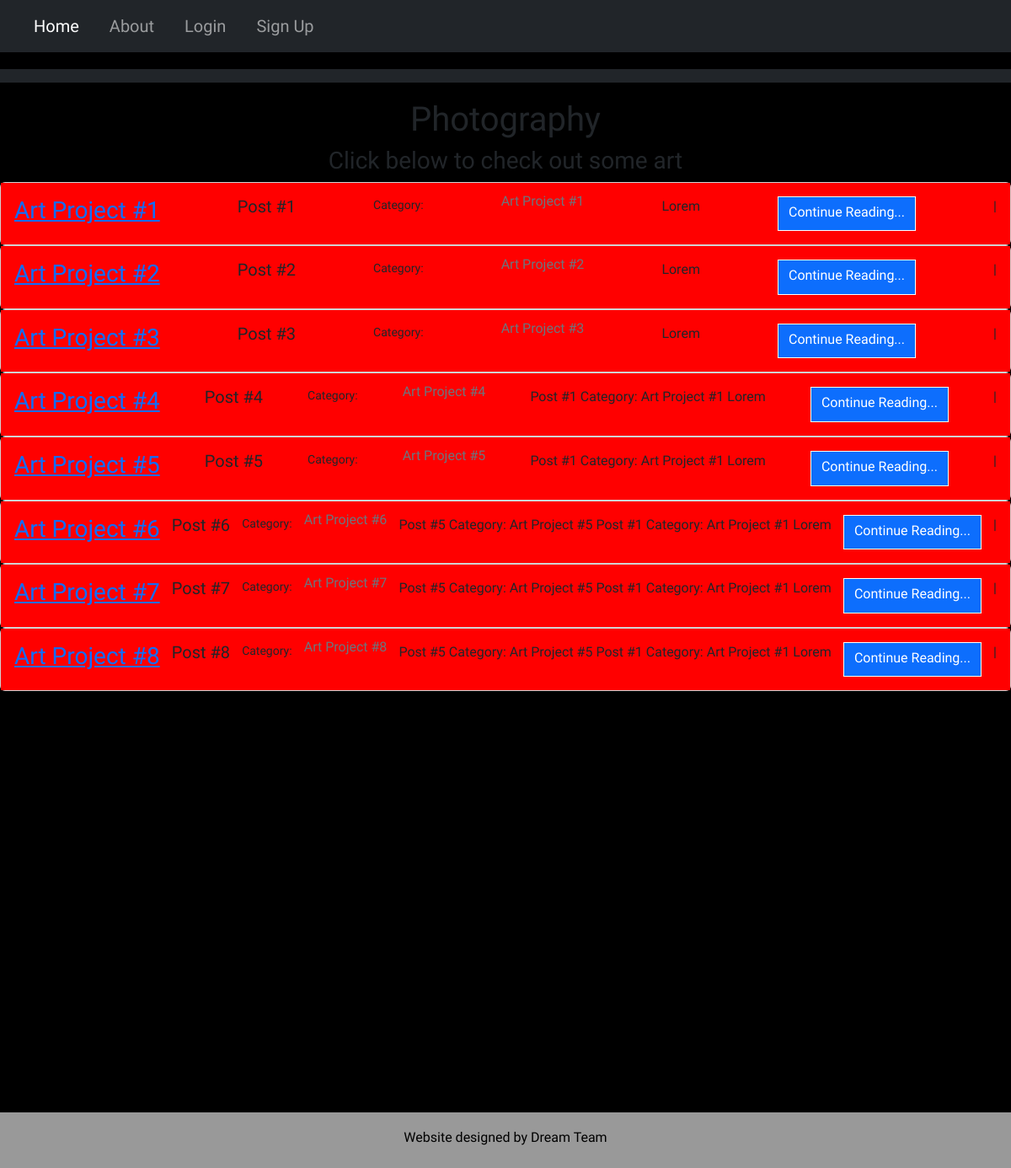
/posts/, run on the app's committed database.
### posts/models.py (models this page shows, shortened)
class Post(models.Model):
    title = models.CharField(max_length=128)
    text = models.TextField()

### posts/views.py (the view)
# urls.py: path('', PostListView.as_view(), name='blog'),
class PostListView(ListView):
    template_name = "posts/list.html"
    model = Post

### templates/posts/list.html (shortened to what this page needs)
{% extends 'base.html' %}
{% load static %}
{% block content %}
<body>
    <nav class="navbar navbar-expand-lg navbar-dark bg-dark">
    </nav>
    <h1>Photography</h1>
    <h3>Click below to check out some art</h3>
    {% for post in post_list %}
    <div class="card">
        <div class="card-body profile">
            <h3>
                <a href="{% url 'post_detail' post.id %}">{{ post.title }}</a>
            </h3>
            <h5 class="card-title">Post #{{ post.id }}</h5>
            <small>Category: {{ post.theme }}</small>
            <h6 class="card-subtitle mb-2 text-muted">{{ post.title }}</h6>
            <p class="card-text">{{ post.text|truncatechars:512 }}</p>
            <a href="{% url 'post_detail' post.id %}" class="btn btn-primary">Continue Reading...</a> |
        </div>
    </div>
    {% endfor %}
    {% endblock content %}

### static/CSS/main.css (style rules this page uses)
body { text-align: center; margin: 0; min-height: 500px; font-family: 'Special Elite', cursive; background: black url(https://images.pexels.com/photos/7538746/pexels-photo-7538746.jpeg?auto=compress&cs=tinysrgb&w=1260&h=750&dpr=1) repeat local 0 0; }
nav { margin-bottom: 20px; }
.navbar { background-color: black; font-size: 20px; }

### static/CSS/homepage.css (style rules this page uses)
.btn { border-radius: 0; border: 1px solid white; color: white; }

### static/CSS/photography.css (style rules this page uses)
.profile { display: flex; justify-content: space-between; flex-wrap: wrap; flex: 0 1 24%; background-color: red; }

### data on the page
Post: title "Art Project #1", id "1", text "Lorem"
Post: title "Art Project #2", id "2", text "Lorem"
Post: title "Art Project #3", id "3", text "Lorem"
Post: title "Art Project #4", id "4", text "Post #1 Category: Art Project #1 Lorem"
Post: title "Art Project #5", id "5", text "Post #1 Category: Art Project #1 Lorem"
Post: title "Art Project #6", id "6", text "Post #5 Category: Art Project #5 Post #1 Category: Art Project #1 Lorem"
Post: title "Art Project #7", id "7", text "Post #5 Category: Art Project #5 Post #1 Category: Art Project #1 Lorem"
Post: title "Art Project #8", id "8", text "Post #5 Category: Art Project #5 Post #1 Category: Art Project #1 Lorem"
